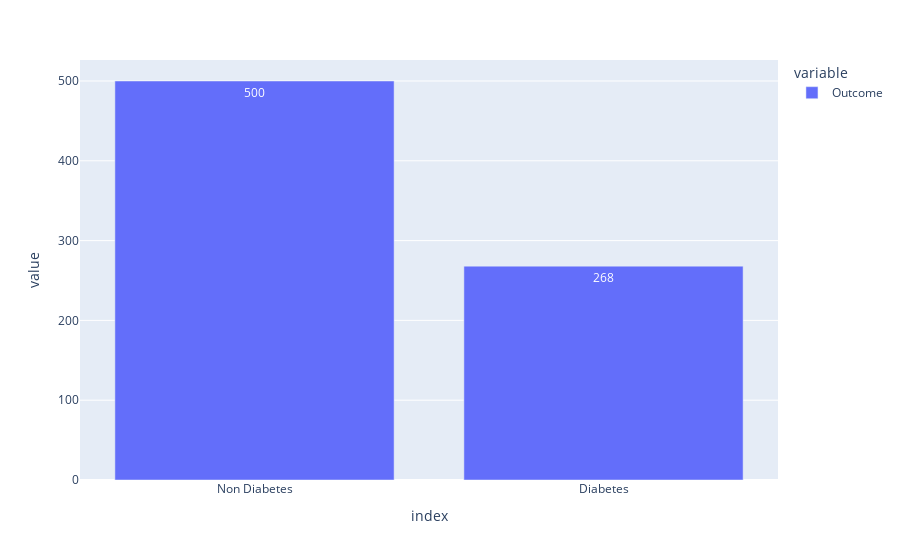

The notebook cell saved with this chart:
### Code cell
count_outcome= df.Outcome.value_counts() # count non-diabetes and diabetes values in pandas series
count_outcome = count_outcome.rename({0: "Non Diabetes", 1: "Diabetes"}) # rename pandas series indices
fig = px.bar(count_outcome,text="value") # add "text='value'" to show the number of each labes
fig.show()

### Figure 1 — Plotly figure (JSON) as saved in the notebook; plotly's stock layout.template omitted (floating-point values rounded to 4 significant figures)
{"data": [{"alignmentgroup": "True", "hovertemplate": "variable=Outcome<br>index=%{x}<br>value=%{text}<extra></extra>", "legendgroup": "Outcome", "marker": {"color": "#636efa"}, "name": "Outcome", "offsetgroup": "Outcome", "orientation": "v", "showlegend": true, "text": [500, 268], "textposition": "auto", "type": "bar", "x": ["Non Diabetes", "Diabetes"], "xaxis": "x", "y": [500, 268], "yaxis": "y"}], "layout": {"barmode": "relative", "legend": {"title": {"text": "variable"}, "tracegroupgap": 0}, "margin": {"t": 60}, "xaxis": {"anchor": "y", "domain": [0, 1], "title": {"text": "index"}}, "yaxis": {"anchor": "x", "domain": [0, 1], "title": {"text": "value"}}}}
